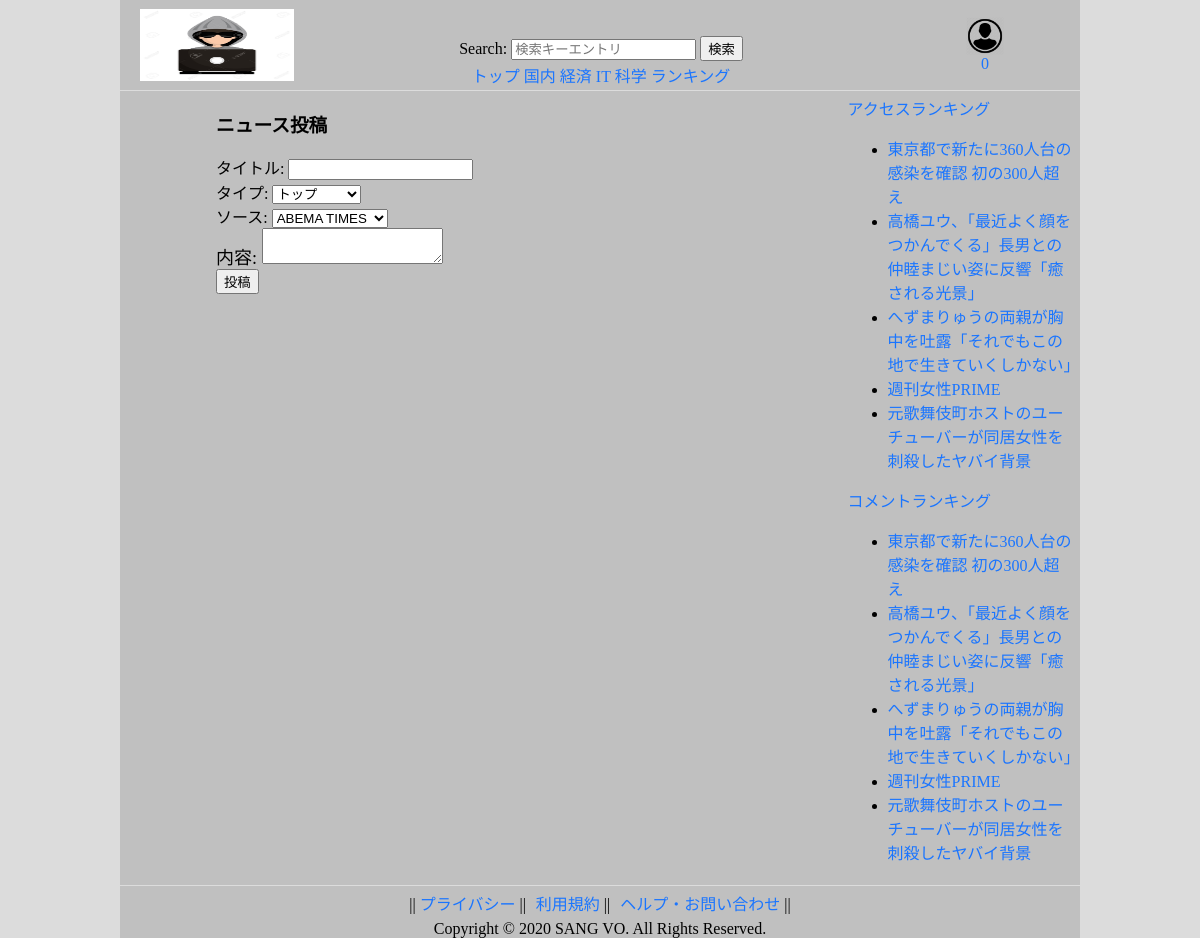
The page /pages/create_bk.php (signed in) on the database its author committed.
### tables this page shows
CREATE TABLE `news_type` (
  `type_cd` varchar(5) NOT NULL,
  `type_name` varchar(255) NOT NULL,
  `num_of_news` int(11),
  `create_date` date NOT NULL DEFAULT current_timestamp(),
  `create_id` int(11) DEFAULT NULL,
  `update_date` date DEFAULT NULL,
  `update_id` int(11) DEFAULT NULL,
  `delete_flg` int(11) DEFAULT 0
);

CREATE TABLE `account` (
  `id` int(11) NOT NULL,
  `loginid` text NOT NULL,
  `password` text NOT NULL,
  `first_name` text NOT NULL,
  `last_name` text NOT NULL,
  `rule_cd` text NOT NULL,
  `display_name` int(11) NOT NULL,
  `email` int(11),
  `create_date` date,
  `create_id` int(11),
  `update_date` date,
  `update_id` int(11),
  `delete_flg` int(11) DEFAULT 0
);

CREATE TABLE `news_infor` (
  `id` int(11) NOT NULL,
  `news_type` varchar(5) NOT NULL,
  `news_source` varchar(5) NOT NULL,
  `title` varchar(255) NOT NULL,
  `cotent` text NOT NULL,
  `image` longtext,
  `view_number` int(11),
  `vote_star` int(11),
  `create_date` date NOT NULL DEFAULT current_timestamp(),
  `create_id` int(11) DEFAULT NULL,
  `update_date` date DEFAULT NULL,
  `update_id` int(11) DEFAULT NULL,
  `delete_flg` int(11) DEFAULT 0
);

### config/DbFunction.php (called while the page is built, shortened)
<?php
class DbFunction{
	function getAccountInfor($loginid){
		$db = Database::getInstance();
		$mysqli = $db->getConnection();
		$query = "SELECT *
					FROM account where loginid = '$loginid'";
		$stmt= $mysqli->query($query);
		return $stmt;
	}
	function getNewsTitle($news_id, $getdata_mode, $num_of_news){
		$db = Database::getInstance();
		$mysqli = $db->getConnection();
		$query = "SELECT ni.id, ns.source_cd, ns.source_name, ni.title, ni.image
					FROM news_infor ni
					LEFT JOIN news_source ns
					ON (ni.news_source = ns.source_cd)
					WHERE ni.delete_flg = 0
					AND ns.delete_flg = 0 ";
		if ($getdata_mode != NULL) {
			if ($getdata_mode === CN_newest_news_code) {
				$query = $query . " ORDER BY ni.create_date DESC ";
			}
			else {
				$query = $query . " ORDER BY ni.view_number DESC ";
			}
			$query = $query . " LIMIT $num_of_news ";
		}
		$stmt= $mysqli->query($query);
		return $stmt;
	}
	function getNewsType($news_type){
		$db = Database::getInstance();
		$mysqli = $db->getConnection();
		$query = "SELECT nt.type_cd, nt.type_name
					FROM  news_type nt
					WHERE nt.delete_flg = 0 ";
		$stmt= $mysqli->query($query);
		return $stmt;
	}
	function getNewsSource($news_source){
		$db = Database::getInstance();
		$mysqli = $db->getConnection();
		$query = "SELECT ns.source_cd, ns.source_name
					FROM  news_source ns
					WHERE ns.delete_flg = 0 ";
		$stmt= $mysqli->query($query);
		return $stmt;
	}
}
?>

### pages/create_bk.php (the view, shortened to what this page needs)
<?php $title = 'Deatail'; include("../template/main.php");?>
<link rel="stylesheet" type="text/css" href="../css/create.css"/>
<?php include("../template/header.php");?>
<?php
if (!isset($_SESSION['login_id'])) {
  header('location:login.php');
} else {
  $obj=new DbFunction();
  $rsListNewsType = $obj->getNewsType(NULL);
  $rsListNewsSource = $obj->getNewsSource(NULL);
}
?>
<br>
<div class="container_content">
  <div class="content_left">
    <h3 class="left_title">
      ニュース投稿
    </h3>
    <div class="left_create">
      <form action="create.php" method="post">
        <div class="create_title">
          <label class="label_text">タイトル: </label>
          <input type="text" name="news_title">
        </div>
        <div class="create_type">
          <label class="label_text">タイプ: </label>
          <select name="news_tile">
            <?php while($res=$rsListNewsType->fetch_object()){?>
              <?php echo "<option value='$res->type_cd'>$res->type_name</option>"; ?>
            <?php }?>
          </select>
        </div>
        <div class="create_source">
          <label class="label_text">ソース: </label>
          <select name="news_source">
            <?php while($res=$rsListNewsSource->fetch_object()){?>
              <?php echo "<option value='$res->source_cd'>$res->source_name</option>"; ?>
            <?php }?>
          </select>
        </div>
        <div class="create_content">
          <label class="label_text">内容: </label>
          <textarea type="text" name="news_content"></textarea>
        </div>
        <input type="submit" value="投稿" name="create_btn">
      </form>
    </div>
  </div>
  <?php include("../template/right_content.php");?>
</div>
<?php include("../template/footer.php");?>

### template/header.php (shortened to what this page needs)
<?php
  $obj=new DbFunction();
  $chk_login = false;
  if (isset($_SESSION['login_id'])) {
    $chk_login = true;
    $rsAccountInfor = $obj->getAccountInfor($_SESSION['login_id']);
    $display_name = $rsAccountInfor->fetch_object()->display_name;
  }
  $rsListOfNewestNews = $obj->getNewsTitle(NULL, CN_newest_news_code, CN_ranking_news_code);
  $rsListOfReadingNews = $obj->getNewsTitle(NULL, CN_comment_news_code,CN_ranking_news_code);
  $rsListNewsType = $obj->getNewsType(NULL);
?>
</head>
<body>
<div class="container">
	<div class="container_header">
		<div class="header_icon">
      <div class="icon_image">
        <a href="home.php"><img class="page_image" src="../images/avatar_hacker.jpg" alt="hacker face" media="header_icon"></a>
      </div>
		</div>
		<div class="header_group">
		  <div class="group_empty">
		  </div>
		  <div class="group_search">
		    <form action="home.php" method="post">
		      <label class="search_label" for="search_input">Search:</label>
		      <input type="text" id="search_key" name="search_key" placeholder="検索キーエントリ">
		      <input type="submit" value="検索" id="search_button">
		    </form>
		  </div>
		  <div class="group_category">
		    <?php while($res=$rsListNewsType->fetch_object()){?>
		      <?php echo "<a href='home.php?news_type=$res->type_cd'>$res->type_name</a>"; ?>
		    <?php }?>
		  </div>
		</div>
		<div class="header_account">
      <?php
        if ($chk_login) {
          echo "<img class='login_avatar' src='../images/logined.png'>
                <a href='account/detail.php' class='login_link'>$display_name</a>";
        } else {
          echo "<img class='login_avatar' src='../images/nologin.jpg'>
            <a href='login.php' class='login_link'>ログイン</a>";
        }
      ?>
		</div>
	</div>

### template/right_content.php
<div class="content_right">
  <div class="right_recent_news">
    <a href="access">アクセスランキング</a>
    <ul>
      <?php while($res=$rsListOfNewestNews->fetch_object()){?>
        <?php echo "<li> <a href='detail.php?news_id=$res->id'>$res->title</a></li>"; ?>
      <?php }?>
    </ul>
  </div>
  <div class="right_ranked_news">
    <a href="comment">コメントランキング</a>
    <ul>
      <?php while($res=$rsListOfReadingNews->fetch_object()){?>
        <?php echo "<li> <a href='detail.php?news_id=$res->id'>$res->title</a></li>"; ?>
      <?php }?>
    </ul>
  </div>
</div>

### common/common.css (style rules this page uses)
body { background-color: #DCDCDC; margin: 0 auto; }
.container { margin: 0 auto; padding: 0; width: 80%; background-color: #C0C0C0; }
.container_content { display: inline-flex; border-bottom: 1px solid #DCDCDC; width: 100%; }
.content_left { height: 20%; width: 70%; padding: 5px; display: inline-grid; }
.content_right { width: 30%; padding: 5px; display: inline-grid; }
a:link { color: #1a75ff; text-decoration: none; }

### common/header.css (style rules this page uses)
.container_header { height: 20%; display: inline-flex; width: 100%; padding: 0 0 0 1px; border-bottom: 1px solid #DCDCDC; }
.header_icon { width: 20%; height: 90px; display: flex; flex-direction: column; justify-content: center; align-items: center; overflow: hidden }
.icon_image { width: 80%; height: 80%; }
img.page_image { width: 80%; height: 80%; min-width: 100%; min-height: 100%; }
.header_group { width: 60%; text-align: center; }
.group_empty { height: 40%; }
.group_search { height: 30%; display: inline-block; }
.group_category { height: 30%; }
.header_account { width: 20%; display: flex; flex-direction: column; justify-content: center; align-items: center; }
img.login_avatar { width: 20%; width: 20%; }

### common/content_right.css (style rules this page uses)
.right_recent_news { width: 100%; }
.right_ranked_news { width: 100%; }

### css/create.css (style rules this page uses)
.content_left { padding: 0px 10%; }
.left_title { text-align: left; }
.left_create { text-align: left; }
.create_content { font-size: 18px; }
.create_title { text-align: }

### rows shown on the page
news_type: type_name "トップ"
news_type: type_name "国内"
news_type: type_name "経済"
news_type: type_name "IT"
news_type: type_name "科学"
news_type: type_name "ランキング"
account: display_name "0"
news_infor: title "東京都で新たに360人台の感染を確認 初の300人超え"
news_infor: title "高橋ユウ、「最近よく顔をつかんでくる」長男との仲睦まじい姿に反響「癒される光景」"
news_infor: title "へずまりゅうの両親が胸中を吐露「それでもこの地で生きていくしかない」"
news_infor: title "週刊女性PRIME"
news_infor: title "元歌舞伎町ホストのユーチューバーが同居女性を刺殺したヤバイ背景"

### other values the page prints
form field news_tile "トップ"
form field news_source "ABEMA TIMES"
